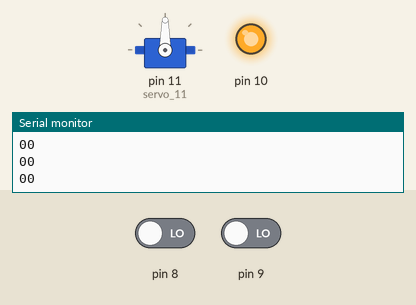
The sketch below on a simulated Arduino Uno, built with avr-gcc and run on an emulated ATmega328P. On the bench: servo, output pins drawn as LEDs (lit = HIGH), the last lines printed to the serial monitor. Inputs (shaded band) come from the test bench; at power-on: pin 8 LOW, pin 9 LOW.

Above: at 1.2 s.
1.3 s: pin 8 driven HIGH
At 2.0 s:
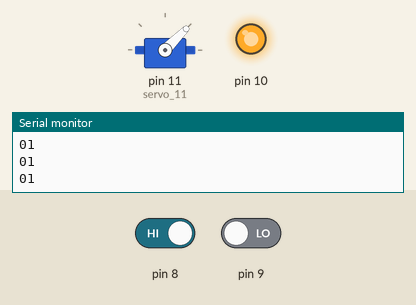
2.8 s: pin 9 driven HIGH
At 3.5 s:
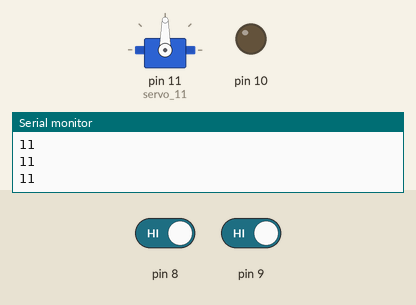
4.3 s: pin 8 driven LOW
At 5.5 s:
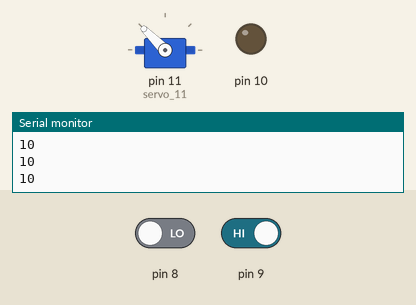
5.8 s: pin 9 driven LOW
At 7.0 s:
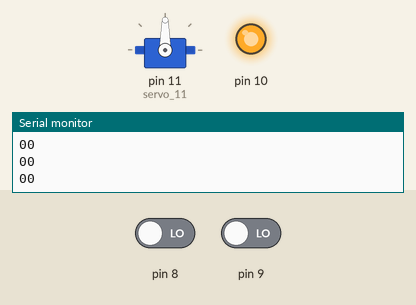
7.3 s: pin 9 driven HIGH
At 7.8 s:
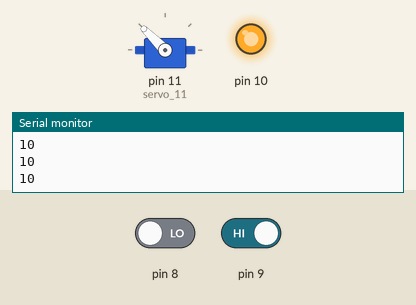
Timing chart, 0 to 9.8 s (numbered marks = the images above; inputs shaded):
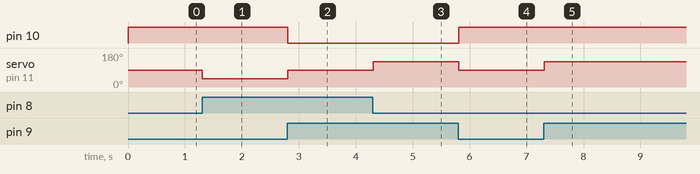

Measured:
- after the input at 1.3 s, servo on pin 11 (servo_11): 90° → 45° at once
- after the input at 2.8 s, pin 10: HIGH → LOW at once; servo on pin 11 (servo_11): 45° → 90° at once
- after the input at 4.3 s, servo on pin 11 (servo_11): 90° → 135° at once
- after the input at 5.8 s, pin 10: LOW → HIGH at once; servo on pin 11 (servo_11): 135° → 90° at once
- after the input at 7.3 s, servo on pin 11 (servo_11): 90° → 135° at once

The sketch:

code.ino
```cpp
// VCC ---> 5V For ir Sensor
//GND ---> GND
//Digital Pin For Ir Sensors 8,9
//Analog Pin For Ir Sensors A0,A1
//Pin For Led/Motor ----> 10
//Pin For Servo Signal ----> 11

//Use Serial Monitor For Values
//ShortCut For The Serial monitor Is Ctrl/Command+Shift+M


#include <Servo.h>


int IRValueA1 = 0;

int IRValueA = 0;

Servo servo_11;

void setup()
{
  pinMode(8, INPUT);
  pinMode(9, INPUT);
  servo_11.attach(11, 500, 2500);

  pinMode(10, OUTPUT);
  Serial.begin(9600);
}

void loop()
{
  IRValueA = digitalRead(8);
  IRValueA1 = digitalRead(9);

  servo_11.write(90);
  if (IRValueA == 1 && IRValueA1 == 1) {
    digitalWrite(10, LOW);
  }
  if (IRValueA == 0 && IRValueA1 == 0) {
    digitalWrite(10, HIGH);
  }
  if (IRValueA == 1 && IRValueA1 == 0) {
    servo_11.write(45);
  }
  if (IRValueA == 0 && IRValueA1 == 1) {
    servo_11.write(135);
  }
  Serial.println(IRValueA);
  Serial.print(IRValueA1);
  delay(10);
}
```
